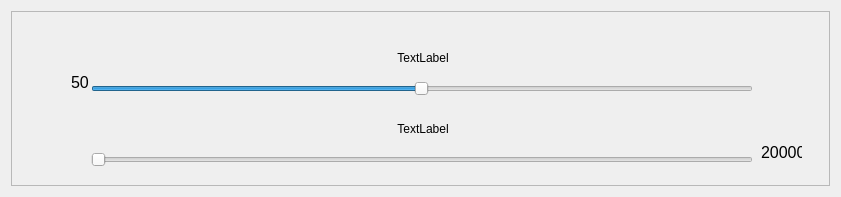
<?xml version="1.0" encoding="UTF-8"?>
<ui version="4.0">
 <class>widget</class>
 <widget class="QWidget" name="widget">
  <property name="enabled">
   <bool>true</bool>
  </property>
  <property name="geometry">
   <rect>
    <x>0</x>
    <y>0</y>
    <width>841</width>
    <height>197</height>
   </rect>
  </property>
  <property name="windowTitle">
   <string>Change Square</string>
  </property>
  <layout class="QHBoxLayout" name="horizontalLayout">
   <item>
    <widget class="QFrame" name="frame">
     <property name="frameShape">
      <enum>QFrame::StyledPanel</enum>
     </property>
     <property name="frameShadow">
      <enum>QFrame::Raised</enum>
     </property>
     <widget class="QLabel" name="max_high_limit">
      <property name="geometry">
       <rect>
        <x>750</x>
        <y>130</y>
        <width>41</width>
        <height>22</height>
       </rect>
      </property>
      <property name="font">
       <font>
        <pointsize>12</pointsize>
       </font>
      </property>
      <property name="text">
       <string>20000</string>
      </property>
     </widget>
     <widget class="QLabel" name="min_low_limit">
      <property name="geometry">
       <rect>
        <x>60</x>
        <y>60</y>
        <width>31</width>
        <height>22</height>
       </rect>
      </property>
      <property name="font">
       <font>
        <pointsize>12</pointsize>
       </font>
      </property>
      <property name="text">
       <string>50</string>
      </property>
     </widget>
     <widget class="QWidget" name="layoutWidget">
      <property name="geometry">
       <rect>
        <x>80</x>
        <y>30</y>
        <width>664</width>
        <height>126</height>
       </rect>
      </property>
      <layout class="QVBoxLayout" name="verticalLayout">
       <item>
        <widget class="QLabel" name="low_limit_value">
         <property name="text">
          <string>TextLabel</string>
         </property>
         <property name="alignment">
          <set>Qt::AlignCenter</set>
         </property>
        </widget>
       </item>
       <item>
        <widget class="QSlider" name="low_limit_slider">
         <property name="sizePolicy">
          <sizepolicy hsizetype="MinimumExpanding" vsizetype="Fixed">
           <horstretch>45</horstretch>
           <verstretch>0</verstretch>
          </sizepolicy>
         </property>
         <property name="minimumSize">
          <size>
           <width>660</width>
           <height>0</height>
          </size>
         </property>
         <property name="maximumSize">
          <size>
           <width>662</width>
           <height>16777215</height>
          </size>
         </property>
         <property name="minimum">
          <number>50</number>
         </property>
         <property name="maximum">
          <number>20000</number>
         </property>
         <property name="value">
          <number>10000</number>
         </property>
         <property name="orientation">
          <enum>Qt::Horizontal</enum>
         </property>
        </widget>
       </item>
       <item>
        <spacer name="verticalSpacer">
         <property name="orientation">
          <enum>Qt::Vertical</enum>
         </property>
         <property name="sizeType">
          <enum>QSizePolicy::Fixed</enum>
         </property>
         <property name="sizeHint" stdset="0">
          <size>
           <width>10</width>
           <height>10</height>
          </size>
         </property>
        </spacer>
       </item>
       <item>
        <widget class="QLabel" name="high_limit_value">
         <property name="text">
          <string>TextLabel</string>
         </property>
         <property name="alignment">
          <set>Qt::AlignCenter</set>
         </property>
        </widget>
       </item>
       <item>
        <widget class="QSlider" name="high_limit_slider">
         <property name="sizePolicy">
          <sizepolicy hsizetype="MinimumExpanding" vsizetype="Fixed">
           <horstretch>0</horstretch>
           <verstretch>0</verstretch>
          </sizepolicy>
         </property>
         <property name="minimumSize">
          <size>
           <width>662</width>
           <height>0</height>
          </size>
         </property>
         <property name="maximumSize">
          <size>
           <width>662</width>
           <height>16777215</height>
          </size>
         </property>
         <property name="maximum">
          <number>20000</number>
         </property>
         <property name="orientation">
          <enum>Qt::Horizontal</enum>
         </property>
        </widget>
       </item>
      </layout>
     </widget>
    </widget>
   </item>
  </layout>
 </widget>
 <resources/>
 <connections/>
</ui>
